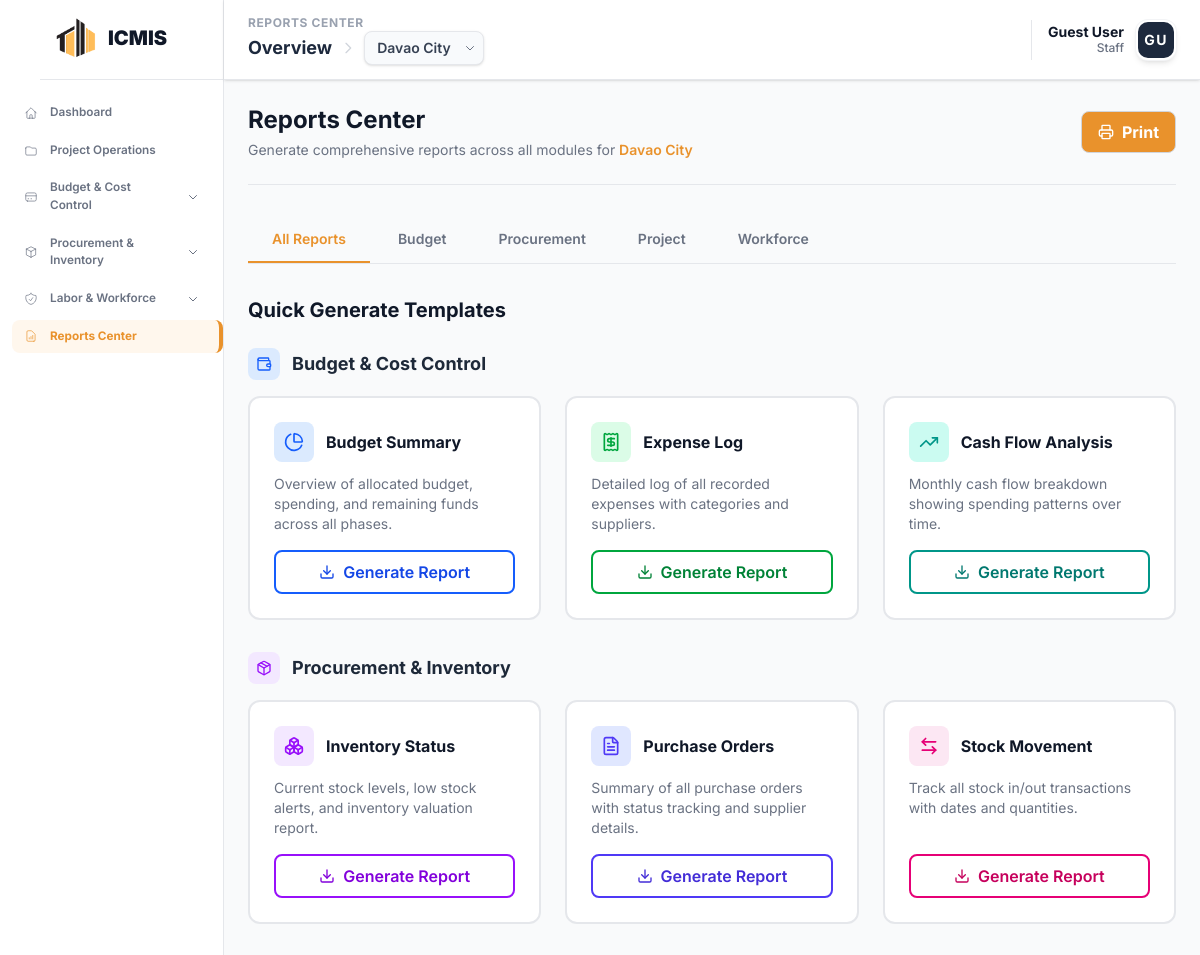
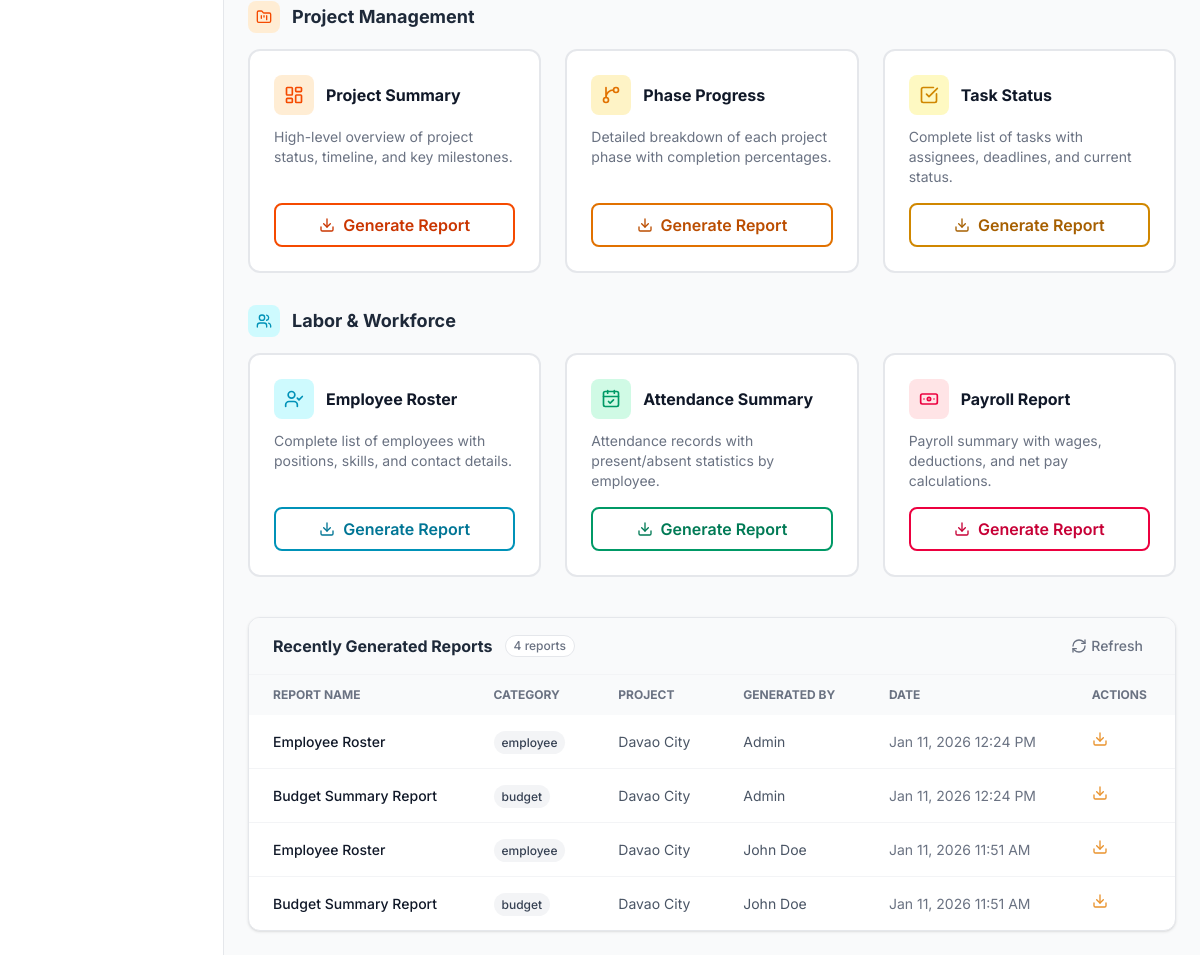
/modules/reports/index.php, run on an earlier commit of the app's database (2 pictures, top to bottom).
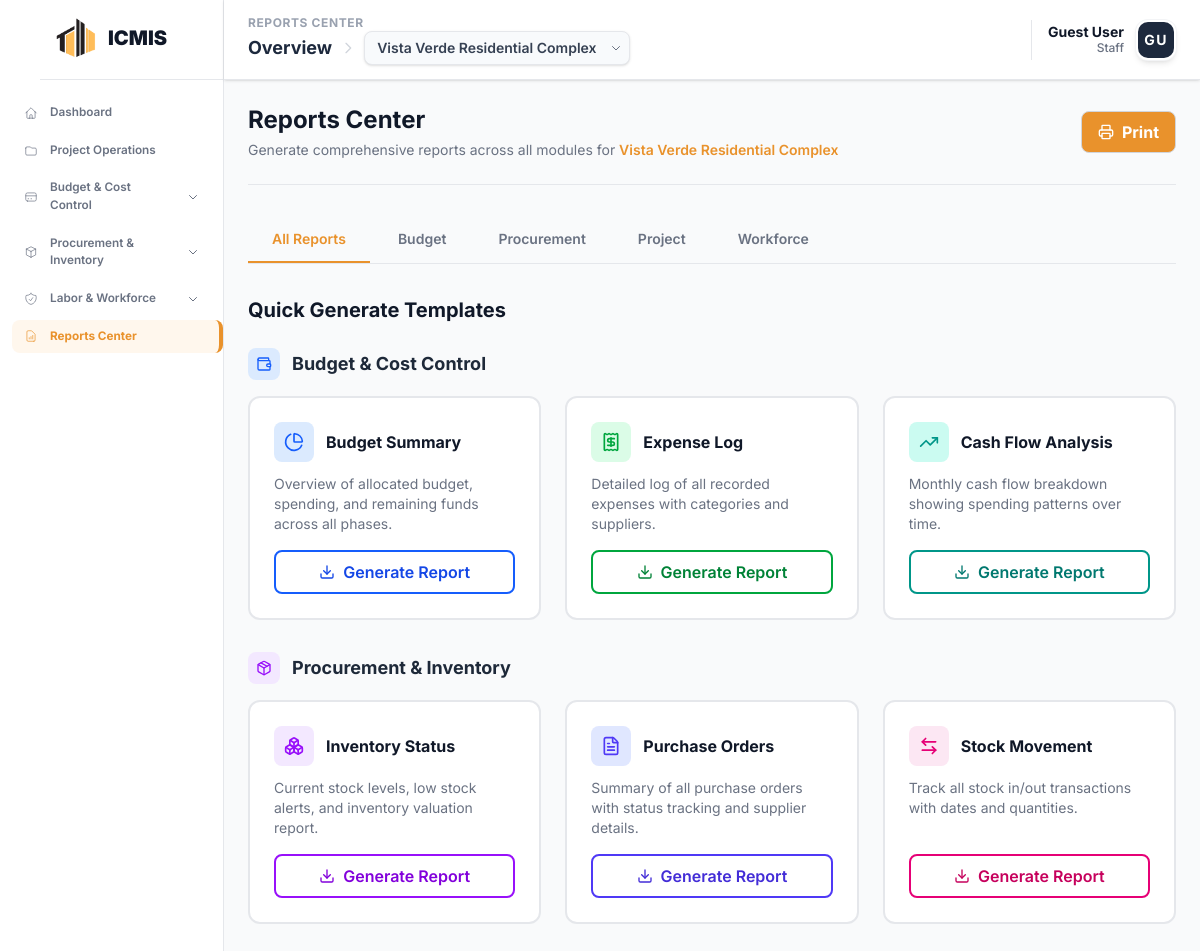
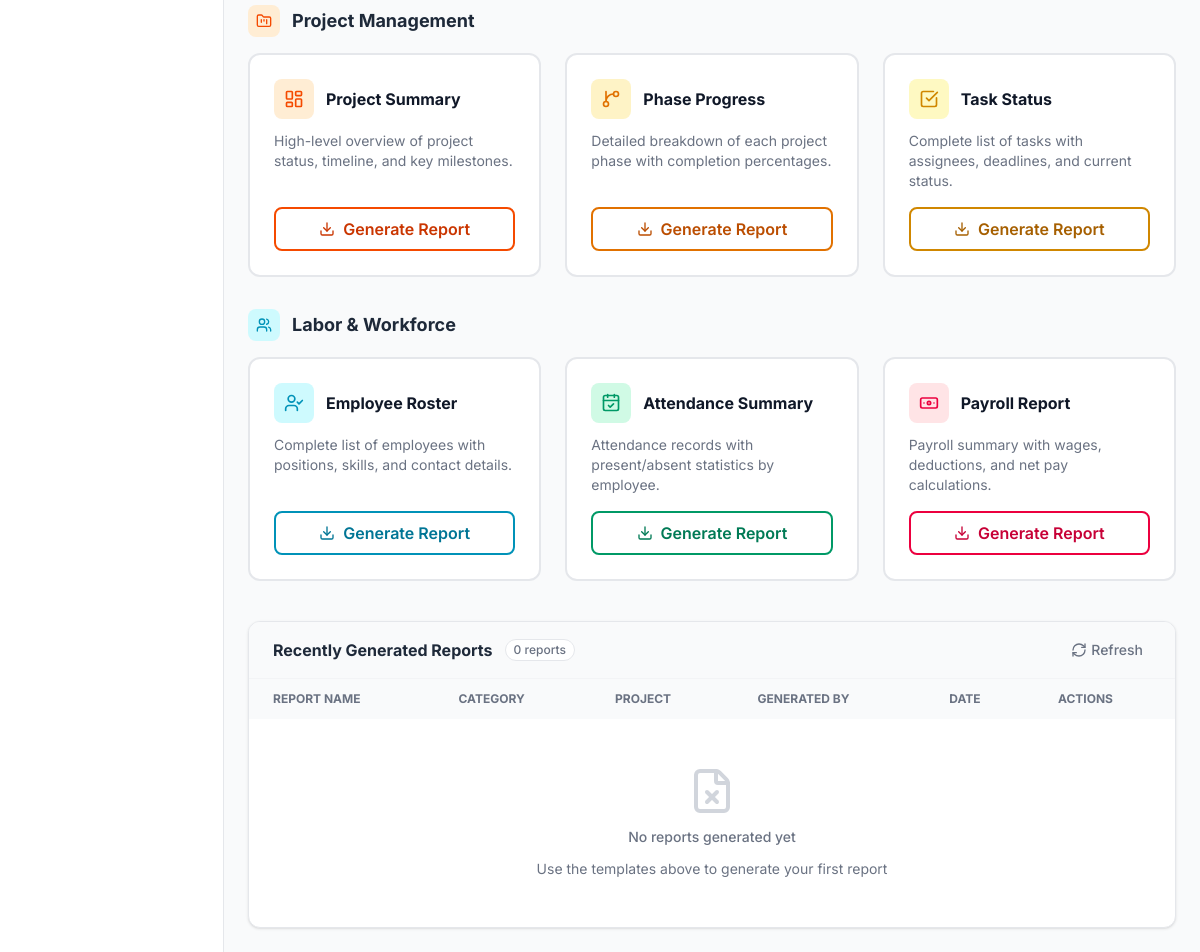
And on a later commit of the database (2 pictures, top to bottom).
### tables this page shows
CREATE TABLE `icmis_projects` (
  `project_id` int NOT NULL,
  `project_code` varchar(20) NOT NULL,
  `project_name` varchar(255) NOT NULL,
  `description` text,
  `location` varchar(255) DEFAULT NULL,
  `status` enum('Planning','In Progress','Active','On Hold','Completed','Cancelled') DEFAULT 'Planning',
  `start_date` date DEFAULT NULL,
  `end_date` date DEFAULT NULL,
  `completion_rate` decimal(5,2) DEFAULT '0.00',
  `project_manager_id` int DEFAULT NULL,
  `total_budget` decimal(15,2) DEFAULT '0.00'
);

CREATE TABLE `budget_generated_reports` (
  `report_id` int NOT NULL,
  `project_id` int DEFAULT NULL,
  `report_type` varchar(50) DEFAULT NULL,
  `report_name` varchar(255) DEFAULT NULL,
  `generated_by` varchar(100) DEFAULT NULL,
  `created_at` timestamp NULL DEFAULT CURRENT_TIMESTAMP
);

### modules/budget/project_context.php (called while the page is built, shortened)
<?php
function getProjectContext($conn) {
    $sql = "SELECT project_id FROM icmis_projects ORDER BY project_id DESC LIMIT 1";
    $result = $conn->query($sql);
    if ($result && $result->num_rows > 0) {
        $row = $result->fetch_assoc();
        $project_id = intval($row['project_id']);
        return $project_id;
    }
    return 0;
}
?>

### modules/reports/index.php (the view, shortened to what the rows shown need)
<?php
$conn = new mysqli(DB_HOST, DB_USER, DB_PASS, DB_NAME);
$conn->set_charset("utf8mb4");
$selected_project_id = 0;
if (file_exists(__DIR__ . '/../budget/project_context.php')) {
    include_once __DIR__ . '/../budget/project_context.php';
    $selected_project_id = getProjectContext($conn);
}
$current_project_name = "All Projects";
if ($selected_project_id) {
    $stmt = $conn->prepare("SELECT project_name, project_code, status, location, total_budget, completion_rate FROM icmis_projects WHERE project_id = ?");
    $stmt->bind_param("i", $selected_project_id);
    $stmt->execute();
    $res = $stmt->get_result();
    if ($row = $res->fetch_assoc()) {
        $current_project_name = $row['project_name'];
    }
}
$recent_reports = [];
$tableExists = $conn->query("SHOW TABLES LIKE 'budget_generated_reports'");
if ($tableExists && $tableExists->num_rows > 0) {
    if ($selected_project_id) {
        $stmt = $conn->prepare("SELECT r.report_id AS id, r.report_type AS category, r.report_name, r.project_id, COALESCE(p.project_name, 'All') AS project_name, r.generated_by, r.created_at FROM budget_generated_reports r LEFT JOIN icmis_projects p ON r.project_id = p.project_id WHERE r.project_id = ? ORDER BY r.created_at DESC LIMIT 20");
        if ($stmt) {
            $stmt->bind_param("i", $selected_project_id);
            $stmt->execute();
            $res = $stmt->get_result();
            while ($row = $res->fetch_assoc()) {
                $recent_reports[] = $row;
            }
        }
    }
}
?>
<!DOCTYPE html>
<html lang="en">
<head>
    <script src="https://cdn.jsdelivr.net/npm/@tailwindcss/browser@4"></script>
    <link rel="stylesheet" href="https://cdnjs.cloudflare.com/ajax/libs/font-awesome/6.4.0/css/all.min.css">
    <?php include '../../includes/head_assetsv2.php'; ?>
</head>
<body class="bg-gray-50 text-slate-800">
    <div class="no-print">
        <?php include __DIR__ . '/../../includes/sidebar.php'; ?>
    </div>
    <main class="ml-56 mt-20 p-6 transition-all duration-300 animate-fade-in">
        <div class="max-w-7xl mx-auto">
            <div class="border-b border-gray-200 pb-6 mb-8 no-print">
                <div class="flex items-center justify-between">
                    <div>
                        <h1 class="text-2xl text-gray-900 font-bold">Reports Center</h1>
                        <p class="text-sm text-gray-500 mt-1">Generate comprehensive reports across all modules for
                            <span class="font-semibold text-[#e9922c]"><?php echo htmlspecialchars($current_project_name); ?></span>
                        </p>
                    </div>
                </div>
            </div>
            <div class="mb-10 no-print">
                <h2 class="text-xl font-bold text-gray-900 mb-6">Quick Generate Templates</h2>
            </div>
            <div class="bg-white border border-gray-200 rounded-xl overflow-hidden shadow-sm">
                <div class="overflow-x-auto">
                    <table class="w-full text-left border-collapse">
                        <thead class="bg-gray-50 text-xs uppercase text-gray-500 font-semibold">
                            <tr>
                                <th class="px-6 py-3">Report Name</th>
                                <th class="px-6 py-3">Category</th>
                                <th class="px-6 py-3">Project</th>
                                <th class="px-6 py-3">Generated By</th>
                                <th class="px-6 py-3">Date</th>
                                <th class="px-6 py-3 no-print">Actions</th>
                            </tr>
                        </thead>
                        <tbody class="divide-y divide-gray-100 text-sm">
                            <?php if (count($recent_reports) > 0): ?>
                                <?php foreach ($recent_reports as $report): ?>
                                <tr class="hover:bg-gray-50">
                                    <td class="px-6 py-4 font-medium text-gray-900"><?php echo htmlspecialchars($report['report_name'] ?? ''); ?></td>
                                    <td class="px-6 py-4">
                                        <span class="px-2 py-1 text-xs font-medium rounded-full bg-gray-100 text-gray-700">
                                            <?php echo htmlspecialchars($report['category'] ?? ''); ?>
                                        </span>
                                    </td>
                                    <td class="px-6 py-4 text-gray-600"><?php echo htmlspecialchars($report['project_name'] ?? 'All'); ?></td>
                                    <td class="px-6 py-4 text-gray-600"><?php echo htmlspecialchars($report['generated_by'] ?? ''); ?></td>
                                    <td class="px-6 py-4 text-gray-500"><?php echo date('M j, Y h:i A', strtotime($report['created_at'])); ?></td>
                                    <td class="px-6 py-4 no-print">
                                        <button onclick="downloadReport(<?php echo $report['id']; ?>)" class="text-[#e9922c] hover:text-orange-700 font-medium">
                                            <i data-lucide="download" class="w-4 h-4"></i>
                                        </button>
                                    </td>
                                </tr>
                                <?php endforeach; ?>
                            <?php endif; ?>
                        </tbody>
                    </table>
                </div>
            </div>
        </div>
    </main>
</body>
</html>

What changed in the data, as far as the page shows it:
removed icmis_projects: project_name "Davao City"
removed budget_generated_reports: report_name "Employee Roster", report_type "employee", project_name "Davao City", generated_by "Admin", created_at "Jan 11, 2026 12:24 PM"
removed budget_generated_reports: report_name "Budget Summary Report", report_type "budget", project_name "Davao City", generated_by "Admin", created_at "Jan 11, 2026 12:24 PM"
removed budget_generated_reports: report_name "Employee Roster", report_type "employee", project_name "Davao City", generated_by "John Doe", created_at "Jan 11, 2026 11:51 AM"
removed budget_generated_reports: report_name "Budget Summary Report", report_type "budget", project_name "Davao City", generated_by "John Doe", created_at "Jan 11, 2026 11:51 AM"
added icmis_projects: project_name "Vista Verde Residential Complex"
Also different on the page:
form field value: "Davao City" → "Vista Verde Residential Complex"
count($recent_reports): "4" → "0"
text now shown: "No reports generated yet Use the templates above to generate your first report"
